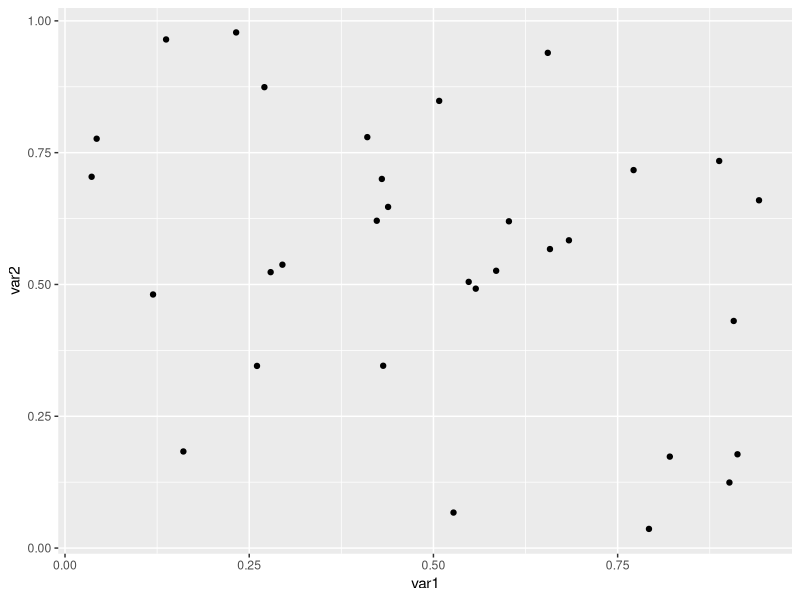
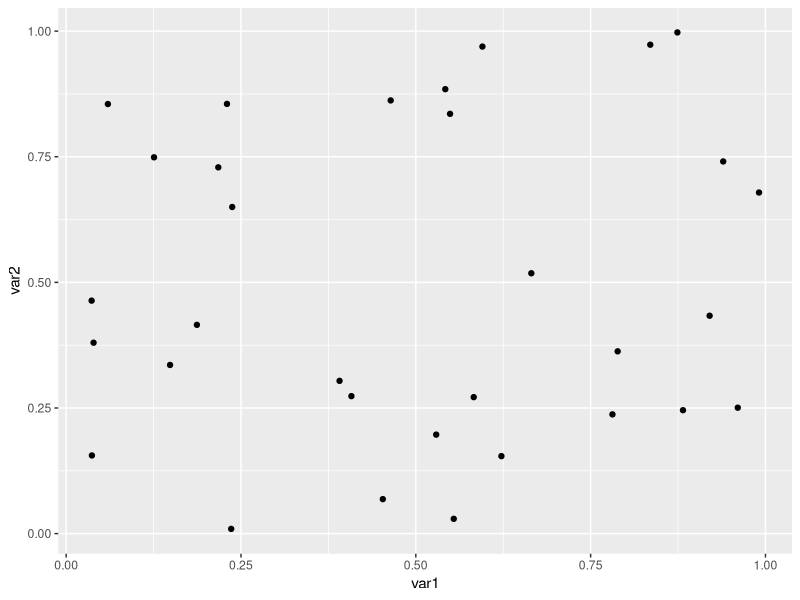

The R script that drew these images, in order:
## ---- chunk 1
library(tidyverse)
## ---- chunk 2
# Example of embedded code
print('Hello world')
## ---- chunk 3
# Function printMyString
# Input: A string.
# Output: The input string is printed out in the command line.
printMyString <- function(someString) {
    print(someString)
}
# Test case
printMyString("This is a custom function I made. It's pretty useless.")
## ---- chunk 4
x <- c(1, 2, 3)
x
## ---- chunk 5
x + 1
## ---- chunk 6
x <- 'x is no longer a vector of numbers; it is a string'
x
## ---- chunk 7
mtcars
## ---- chunk 8
as_tibble(mtcars)
## ---- chunk 9
mtcars <- as_tibble(mtcars)
## ---- chunk 10
mtcars$mpg
## ---- chunk 11
nrow(mtcars)
ncol(mtcars)
dim(mtcars)
## ---- chunk 12
summary(mtcars)
## ---- chunk 13
smallData <- select(mtcars, mpg, hp, wt)
smallData
## ---- chunk 14
throwOutVariables <- select(mtcars, -mpg, -hp, -wt)
throwOutVariables
## ---- chunk 15
smallData$var1 <- runif(n = nrow(smallData))
smallData <- mutate(smallData, var2 = runif(n = nrow(smallData)))
smallData
## ---- chunk 16
ggplot(data = smallData, aes(x = var1, y = var2)) + 
    geom_point()
## ---- chunk 17
mtcars %>%
    mutate(var1 = runif(nrow(mtcars)), 
           var2 = runif(nrow(mtcars))) %>% 
    select(var1, var2) %>%  # this step is unnecessary
    ggplot(aes(x = var1, y = var2)) + 
        geom_point()
